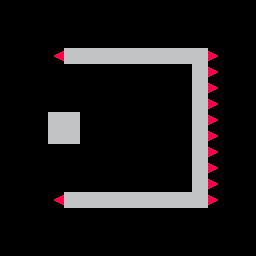

A 2D game scene composited from a Tiled map and its tileset images. What follows is a short description and the map's XML, with every tile layer's data as written:
An orthogonal 16x16 tile map with 16x16 px tiles, 1 tile layer (Tile Layer 1).

<map version="1.0" orientation="orthogonal" renderorder="left-up" width="16" height="16" tilewidth="16" tileheight="16" nextobjectid="1">
 <tileset firstgid="1" source="../Default.tsx" />
 <layer name="Tile Layer 1" width="16" height="16">
  <data encoding="csv">
0,0,0,0,0,0,0,0,0,0,0,0,0,0,0,0,
0,0,0,0,0,0,0,0,0,0,0,0,0,0,0,0,
0,0,0,0,0,0,0,0,0,0,0,0,0,0,0,0,
0,0,0,1610612747,5,5,5,5,5,5,5,5,5,2684354571,0,0,
0,0,0,0,0,0,0,0,0,0,0,0,5,2684354571,0,0,
0,0,0,0,0,0,0,0,0,0,0,0,5,2684354571,0,0,
0,0,0,0,0,0,0,0,0,0,0,0,5,2684354571,0,0,
0,0,0,5,5,0,0,0,0,0,0,0,5,2684354571,0,0,
0,0,0,5,5,0,0,0,0,0,0,0,5,2684354571,0,0,
0,0,0,0,0,0,0,0,0,0,0,0,5,2684354571,0,0,
0,0,0,0,0,0,0,0,0,0,0,0,5,2684354571,0,0,
0,0,0,0,0,0,0,0,0,0,0,0,5,2684354571,0,0,
0,0,0,1610612747,5,5,5,5,5,5,5,5,5,2684354571,0,0,
0,0,0,0,0,0,0,0,0,0,0,0,0,0,0,0,
0,0,0,0,0,0,0,0,0,0,0,0,0,0,0,0,
0,0,0,0,0,0,0,0,0,0,0,0,0,0,0,0
</data>
 </layer>
</map>
